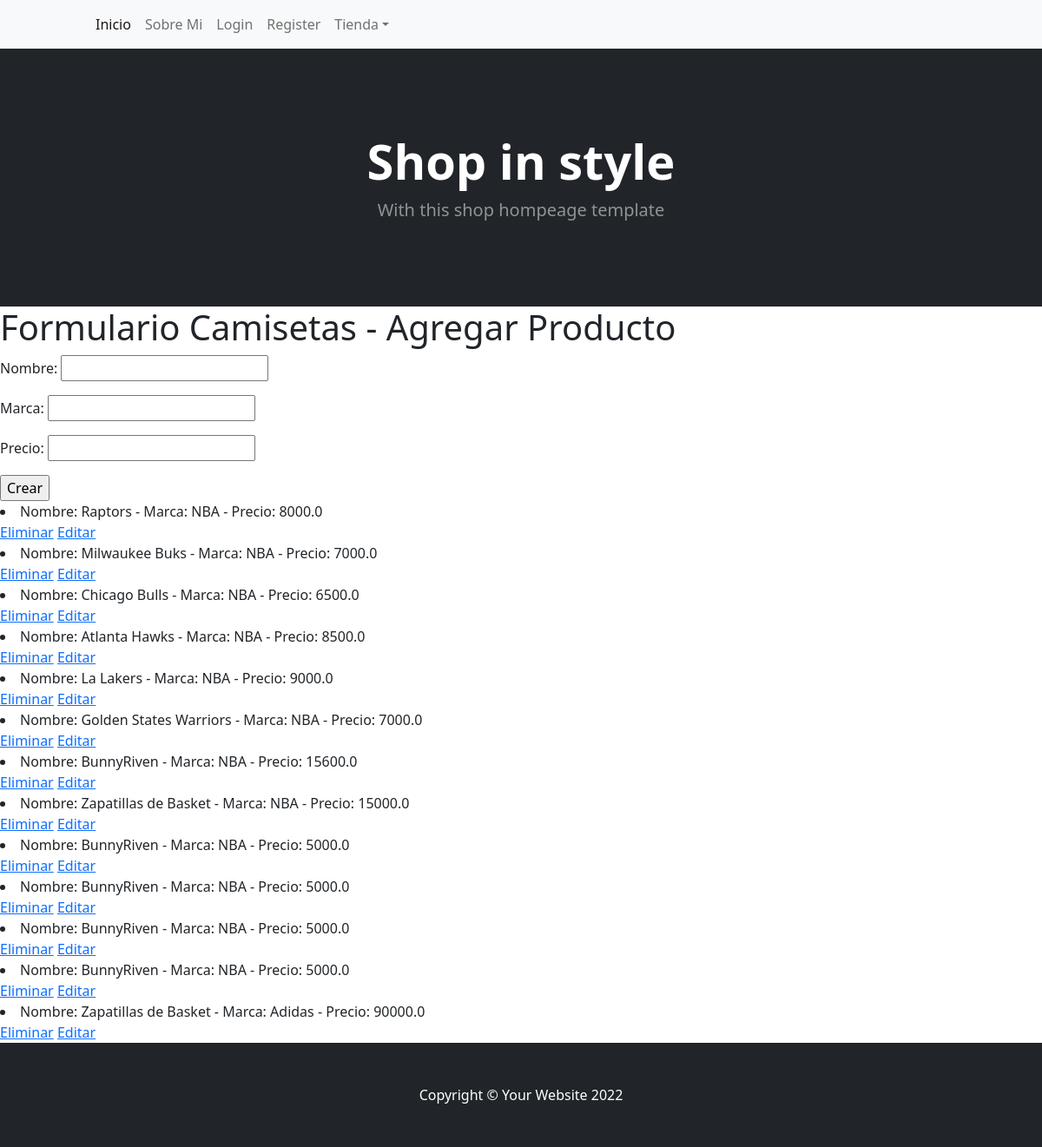
/productos/camisetas/, run on an earlier commit of the app's database.
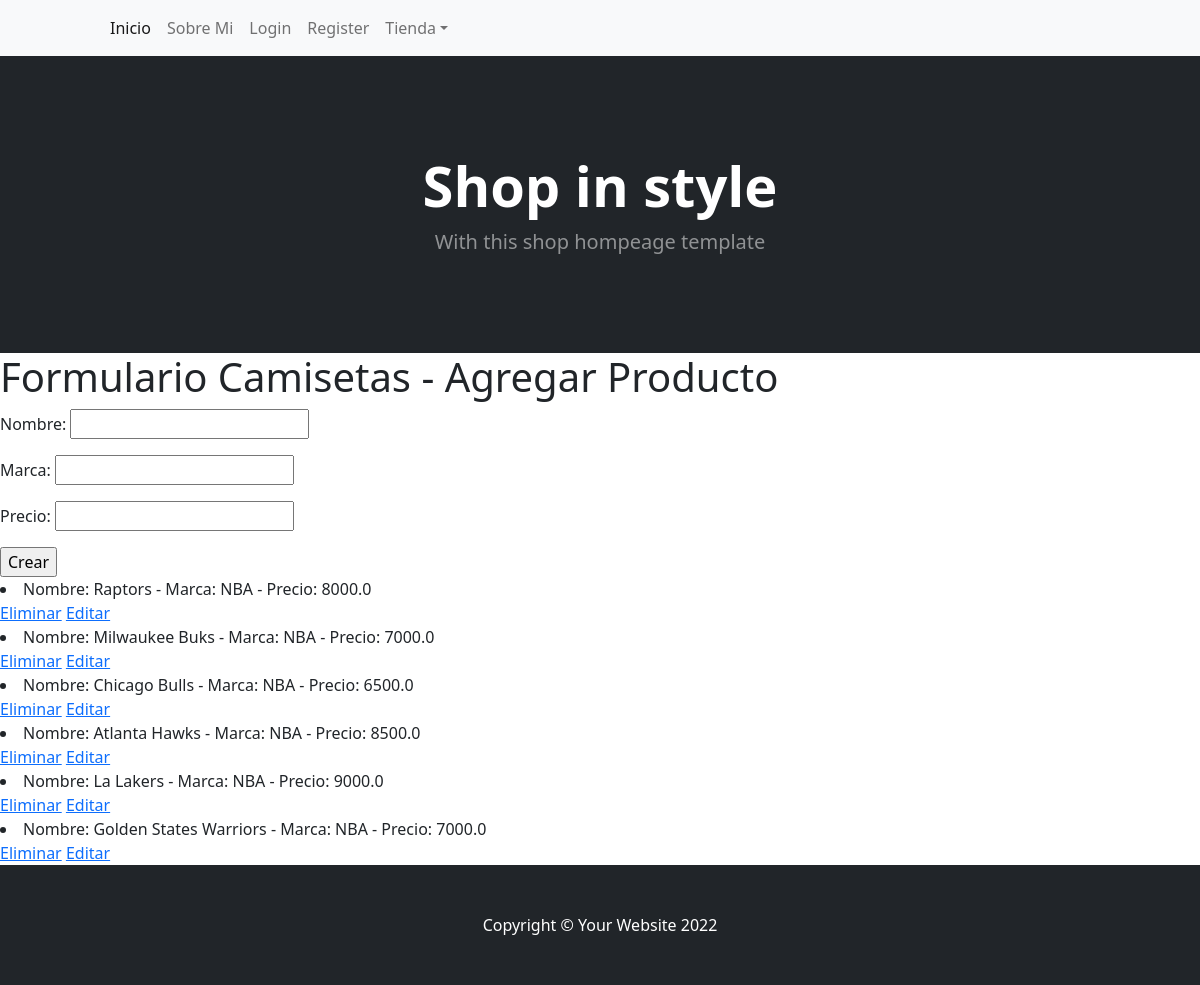
And on a later commit of the database.
### productos/models.py (models this page shows)
class camisetas(models.Model):
    nombre = models.CharField(max_length=150)
    marca = models.CharField(max_length=150)
    precio = models.FloatField()
    def __str__(self):
        return f"Nombre: {self.nombre} - Marca: {self.marca} - Precio: {self.precio}"

### productos/views.py (the view, shortened to what this page needs)
# urls.py: path("camisetas/", Camisetas, name="camisetas"),
def Camisetas(request):
    Camisetas = camisetas.objects.all()
    if request.method == "GET":
        formulario = formularioCamisetas
        context = {
            "camiseta": Camisetas,
            "formulario": formulario,
        }
        return render(request, "productos/camisetas.html", context)

### productos/templates/productos/camisetas.html (shortened to what this page needs)
<!DOCTYPE html>
<html lang="en">
    <head>
        {% load static %}
        <link href="https://cdn.jsdelivr.net/npm/bootstrap-icons@1.5.0/font/bootstrap-icons.css" rel="stylesheet" />
        <link href="{% static 'productos/css/styles.css' %}" rel="stylesheet" />
    </head>
    <body>
        <nav class="navbar navbar-expand-lg navbar-light bg-light">
            <div class="container px-4 px-lg-5">
                <div class="collapse navbar-collapse" id="navbarSupportedContent">
                    <ul class="navbar-nav me-auto mb-2 mb-lg-0 ms-lg-4">
                        <li class="nav-item"><a class="nav-link active" aria-current="page" href="/productos/">Inicio</a></li>
                        <li class="nav-item"><a class="nav-link" href="#!">Sobre Mi</a></li>
                        <li class="nav-item"><a class="nav-link" href="/auth/login/">Login</a></li>
                        <li class="nav-item"><a class="nav-link" href="/auth/register/">Register</a></li>
                        <li class="nav-item dropdown">
                            <a class="nav-link dropdown-toggle" id="navbarDropdown" href="#" role="button" data-bs-toggle="dropdown" aria-expanded="false">Tienda</a>
                        </li>
                    </ul>
                </div>
            </div>
        </nav>
        <header class="bg-dark py-5">
            <div class="container px-4 px-lg-5 my-5">
                <div class="text-center text-white">
                    <h1 class="display-4 fw-bolder">Shop in style</h1>
                    <p class="lead fw-normal text-white-50 mb-0">With this shop hompeage template</p>
                </div>
            </div>
        </header>
        <div>
            <h1>Formulario Camisetas - Agregar Producto</h1>
                <form " method="post">{% csrf_token %}
                    {{ formulario.as_p }}
                    <input type="submit" value="Crear">
                </form>
                {% for p in camiseta %}
                    <li>{{p}}</li> <a href="{%url 'EliminarCamisetas' p.id %}">Eliminar</a>
                    <a href="{%url 'EditarCamisetas' p.id %}">Editar</a>
                {% endfor %}
        <footer class="py-5 bg-dark">
            <div class="container"><p class="m-0 text-center text-white">Copyright &copy; Your Website 2022</p></div>
        </footer>
    </body>
</html>

What changed in the data, as far as the page shows it:
removed camisetas: nombre+marca+precio "Nombre: BunnyRiven - Marca: NBA - Precio: 15600.0"
removed camisetas: nombre+marca+precio "Nombre: Zapatillas de Basket - Marca: NBA - Precio: 15000.0"
removed camisetas: nombre+marca+precio "Nombre: BunnyRiven - Marca: NBA - Precio: 5000.0"
removed camisetas: nombre+marca+precio "Nombre: BunnyRiven - Marca: NBA - Precio: 5000.0"
removed camisetas: nombre+marca+precio "Nombre: BunnyRiven - Marca: NBA - Precio: 5000.0"
removed camisetas: nombre+marca+precio "Nombre: BunnyRiven - Marca: NBA - Precio: 5000.0"
removed camisetas: nombre+marca+precio "Nombre: Zapatillas de Basket - Marca: Adidas - Precio: 90000.0"
